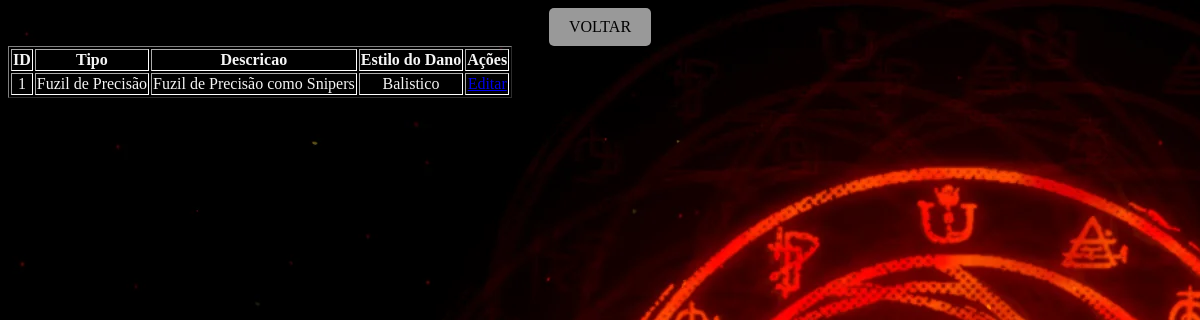
/armamento_descricao.php?id=1, run on the app's committed database.
### tables this page shows
CREATE TABLE DescricaoArmamento(
	ID int,
    Tipo VARCHAR(100),
    Descricao VARCHAR(200),
    EstiloDano VARCHAR(50),
    FOREIGN KEY (ID) REFERENCES Armamentos(ID)
);

### armamento_descricao.php (the view, shortened to what this page needs)
<html>
<head>
    <link href="styles.css" rel="stylesheet">
</head>
<body>
<a id="Botao2" href="armamentos.php">VOLTAR</a>
<?php
    include("connection.php");
    $id = $_GET["id"];
    $sql = "SELECT ID, Tipo, Descricao, EstiloDano FROM DescricaoArmamento WHERE ID = $id";
    $result = $conn->query($sql);
    if ($result->num_rows > 0) {
        echo "<table border='1'>";
        echo "<tr><th>ID</th><th>Tipo</th><th>Descricao</th><th>Estilo do Dano</th><th>Ações</th></tr>";
        while ($row = $result->fetch_assoc()) {
            echo "<tr>";
            echo "<td>{$row['ID']}</td>";
            echo "<td>{$row['Tipo']}</td>";
            echo "<td>{$row['Descricao']}</td>";
            echo "<td>{$row['EstiloDano']}</td>";
            echo "<td><a href='armamento_descricao_edit.php?id={$row['ID']}'>Editar</a></td>";
            echo "</tr>";
        }
        echo "</table>";
    } else {
        echo "Nenhum resultado encontrado para o ID fornecido.";
    }
?>
</body>
</html>

### styles.css (style rules this page uses)
body { background-image: url(wallpaper.png); background-color: black; text-align: center; }
#Botao2 { display: inline-block; padding: 10px 20px; text-decoration: none; background-color: rgba(245, 245, 245, 0.623); color: black; border-radius: 5px; }
table tr { border: white 1px solid; text-align: center; color: whitesmoke; }

### data on the page
descricaoarmamento: ID "1", Tipo "Fuzil de Precisão", Descricao "Fuzil de Precisão como Snipers", EstiloDano "Balistico"
